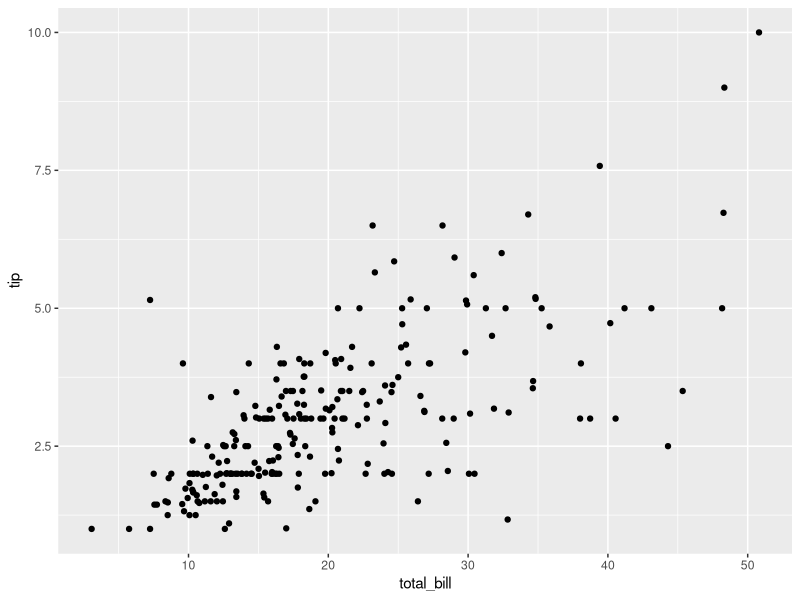
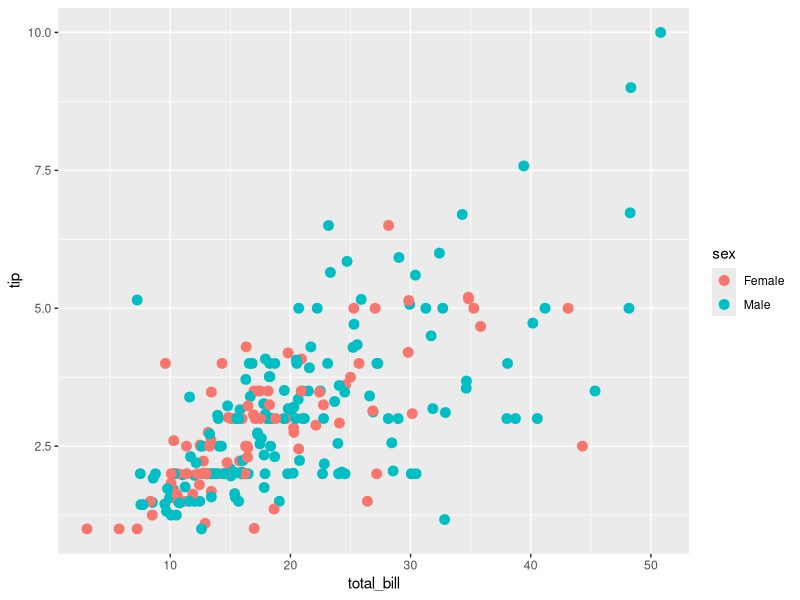
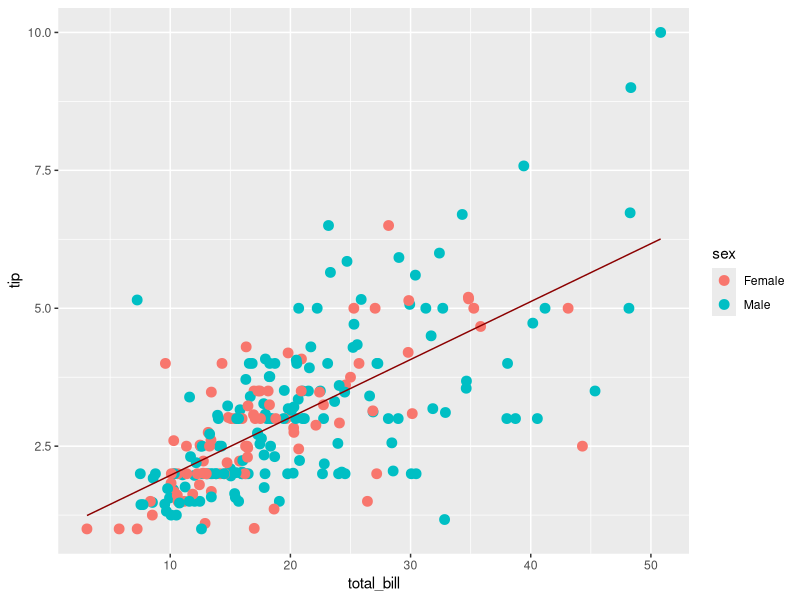

Source code (R) for these figures, in order: (Note: this script raises an error after producing the figures.)
getwd()

install.packages("ggplot2")
library(ggplot2)
#plotando o gráfico básico com qplot
data(tips, package= "reshape2")
qplot(total_bill, tip, data=tips, geom="point")

#camada1

camada1 = geom_point(
  mapping = aes(x = total_bill, y= tip, color = sex),
  data =  tips, 
  size=3 )

ggplot() + camada1


?aes #ajuda
??aes #mais exemplos

help.search("aes")

#construindo modelo de regressão
modelo_base = lm(tip ~ total_bill, data = tips)
modelo_fit = data.frame(
  total_bill = tips$total_bill,
  predict(modelo_base, interval =  "confidence"))

head(modelo_fit)

#camada 2
camada2 = geom_line(
  mapping = aes(x = total_bill, y=fit),
                    data= modelo_fit,color = "darkred")          #REGRESSÃO POSITIVA
ggplot()+ camada1 + camada2



#camada3 

camada3 = geom_ribbon(
  mapping ~ aes(x ~ total_bill, ymin ~ lwr, ymax ~ upr), data = modelo_fit, 
  alpha = 0.3)

ggplot() + camada1 + camada2 + camada3
  
#versão otimizada

myplot = ggplot(tips, aes(x = total_bill, y= tip))+ geom_point(aes(color= sex)) + geom_smooth(method =  'lm' )
class(myplot)
print(myplot)


#ScatterPlot com linha de regressão
 
#DADOS
data = data.frame(cond= rep(c("Obs1","Obs2"), each=10), var1 = 1:100 + rnorm(100, sd= 9 ), var2 = 1:100 + rnorm(100, sd= 16 ))

#Plot

ggplot(data, aes(x = var1, y = var2))+ geom_point(shape = 1 ) + geom_smooth(method =  lm, color= "red", se= F )


#BAR PLOT 

#continuar..

?barplot
#preparando dados- número de casamentos de uma igreja
dados = matrix(c(300,100,120,542,36,46,38,421,218,327,106,650), nr=3, byrow =  T)
dados


#nomeando linhas e colunas na matriz
colnames(dados) = c("0","1-150","151-300",">300")
rownames(dados) = c("Jovem","Adulto","Idoso")
dados

#construindo barplot

barplot(dados, beside = T)
barplot(dados)
legend("topright", pch = 1, col = c("steelblue1","tan3","seagreen3"), legend = c("Jovem","Adulto","Idoso") )

#CONSTRUINDO PLOT - STACKED BAR PLOT
#AS 3 FAIXAS DE IDADE SÃO REPRESENTADAS NA MESMA COLUNAS PARA A DIFERENTES QUANTIDADES
barplot(dados, col = c("steelblue1","tan3","seagreen3"))


#criE UMA LEGENDA COM O GRÁFICO ANTERIOR
colors()
legend("topright", pch = 1, col= c("steelblue1","tan3","seagreen3"), legend =  c("Jovem","Adulto","Idoso"))


barplot(dados, beside = T, col = c("steelblue1","tan3","seagreen3"))
barplot(dados, beside = T, col = c("steelblue1","tan3","seagreen3","peachpuff1")  , legend =  c("Jovem","Adulto","Idoso"))

